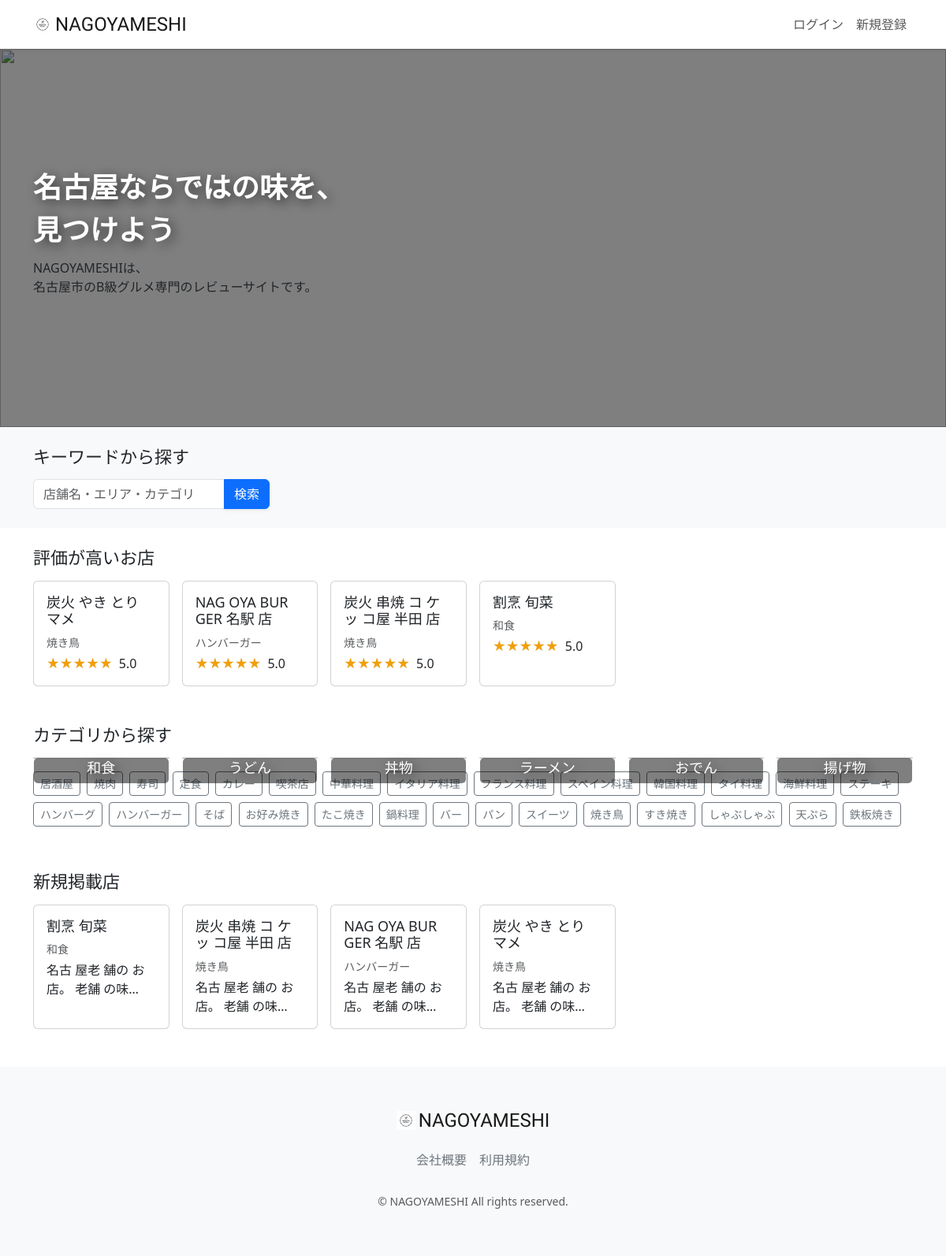
The page / on the database its author committed.
### restaurant/models.py (models this page shows, shortened)
class Restaurant(models.Model):
    name = models.CharField(verbose_name='店舗名', max_length=64)
    description = models.CharField(verbose_name='説明', max_length=128)
    price = models.CharField(verbose_name='価格帯', max_length=32)
    zip_code = models.CharField(verbose_name='郵便番号', max_length=32)
    address = models.CharField(verbose_name='住所', max_length=128)
    business_time = models.CharField(verbose_name='営業時間', max_length=64)
    close_day_of_week = models.CharField(verbose_name='定休日', max_length=32)
    seats_number = models.CharField(verbose_name='座席数', max_length=32)
    category = models.ForeignKey(Category, verbose_name='カテゴリー',
on_delete=models.PROTECT)
    rate = models.FloatField(verbose_name='レート', default=0.0)
    review_num = models.IntegerField(verbose_name='レビュー数', default=0)
    reservation_num = models.IntegerField(verbose_name='予約数', default=0)
    photo = models.ImageField(verbose_name='写真', blank=True, null=True)
    created_at = models.DateTimeField(verbose_name='作成日時', auto_now_add=True)
    updated_at = models.DateTimeField(verbose_name='更新日時', auto_now=True)
    class Meta:
        verbose_name_plural = 'Restaurant'

class Category(models.Model):
    name = models.CharField(verbose_name='カテゴリー名', max_length=64)
    photo = models.ImageField(verbose_name='写真', blank=True, null=True)
    class Meta:
        verbose_name_plural = 'Category'
    def __str__(self):
        return self.name

### restaurant/views.py (the view)
# urls.py: path("", views.TopPageView.as_view(), name="top_page"),
class TopPageView(generic.ListView):
    template_name = "top_page.html"
    model = models.Restaurant
    queryset = models.Restaurant.objects.order_by('-rate')
    context_object_name = 'restaurant_list'
    def get_context_data(self, **kwargs):
        if 'price_session' in self.request.session:
            self.request.session['price_session'] = 0
        if 'keyword_session' in self.request.session:
            self.request.session['keyword_session'] =''
        if 'category_session' in self.request.session:
            self.request.session['category_session'] =''
        if 'select_sort' in self.request.session:
            self.request.session['select_sort'] = '-created_at'
        context = super(TopPageView, self).get_context_data(**kwargs)
        category_list = models.Category.objects.all()
        new_restaurant_list = models.Restaurant.objects.all().order_by('-created_at')
        context.update({
            'category_list': category_list,
            'new_restaurant_list': new_restaurant_list,
        })
        return context

### restaurant/templates/top_page.html (shortened to what this page needs)
{% extends 'layout/base.html' %}
{% load static %}
{% block stylesheet %}
<link rel="stylesheet" href="https://cdn.jsdelivr.net/npm/swiper@8/swiper-bundle.min.css">
{% endblock %}
{% block content %}
<main>
  <div>
    <div class="swiper">
      <div class="swiper-wrapper">
        <div class="swiper-slide"><img src="{% static 'images/main/main1.jpeg' %}"></div>
          <div class="swiper-slide"><img src="{% static 'images/main/main3.jpeg' %}"></div>
          <div class="d-flex align-items-center overlay-background">
            <div class="container nagoyameshi-containeroverlay-text">
              <h1 class="text-white catchphrase-heading">名古屋ならではの味を、<br>見つけよう</h1>
                <p class="text-whitecatchphrase-paragraph">NAGOYAMESHIは、<br>名古屋市のB級グルメ専門のレビューサイトです。</p>
            </div>
        </div>
      </div>
    </div>
   </div>
    <div class="bg-light mb-4 py-4">
      <div class="container nagoyameshi-container">
        <h2 class="mb-3">キーワードから探す</h2>
            <form method="GET" action="{% url 'restaurant_list' %}" class="user-search-box">
                <div class="input-group">
                  <input type="text" class="form-control" placeholder="店舗名・エリア・カテゴリ" name="keyword">
                  <button type="submit" class="btn btn-primary text-white shadow-sm">検索</button>
                </div>
            </form>
        </div>
    </div>
  <div class="container nagoyameshi-container">
    <h2 class="mb-3">評価が高いお店</h2>
      <div class="row row-cols-xl-6 row-cols-md-3 row-cols-2 g-3 mb-5">
        {% for restaurant in restaurant_list %}
          <div class="col">
              <a href=" {% url 'restaurant_detail' restaurant.id %}" class="link-dark card-link">
                    <div class="card h-100">
                        <div class="card-body">
                          <h3 class="card-title">{{ restaurant.name }}</h3>
                            <div class="text-muted small mb-1">
                              <div class="d-inline-block">
                                {{ restaurant.category }}
                              </div>
                            </div>
                              <p class="card-text">
                                  <span class="star-rating me-1" data-rate="5"></span>
                                  5.0
                              </p>
                            </div>
                        </div>
                </a>
          </div>
  {% endfor %}
</div>
    <h2 class="mb-3">カテゴリから探す</h2>
      <div class="row row-cols-xl-6 row-cols-md-3 row-cols-2 g-3 mb-3">
        {% for category in category_list %}
        {% if forloop.counter < 7 %}
          <div class="col">
            <a href="{% url 'restaurant_list' %}?category={{ category.name }}&button_type=category %}"  class="card-link">
              <div class="card text-white">
                      <div class="card-img-overlay d-flex justify-content-center align-items-center overlay-background">
                        <h3 class="card-title category-name">{{ category.name }}</h3>
                      </div>
                </div>
            </a>
          </div>
        {% endif %}
        {% endfor %}
      </div>
  <div class="mb-5">
      {% for category in category_list %}
      {% if forloop.counter > 6 %}
        <a href="#" class="btn btn-outline-secondary btn-sm me-1 mb-2">{{ category.name }}</a>
      {% endif %}
      {% endfor %}
  </div>
      <h2 class="mb-3">新規掲載店</h2>
        <div class="row row-cols-xl-6 row-cols-md-3 row-cols-2 g-3 mb-5">
          {% for new_restaurant in new_restaurant_list %}
            <div class="col">
                <a href="{% url 'restaurant_detail' new_restaurant.id %}" class="link-dark card-link">
                  <div class="card h-100">
                      <div class="card-body">
                         <h3 class="card-title">{{ new_restaurant.name }}</h3>
                          <div class="text-muted small mb-1">
                            <div class="d-inline-block">
                              {{ new_restaurant.category }}
                            </div>
                          </div>
                            <p class="card-text">{{ new_restaurant.description | truncatechars:20 }}</p>
                      </div>
                  </div>
                </a>
            </div>
          {% endfor %}
        </div>
  </div>
</main>
{% endblock %}

### static/css/nagoyameshi.css (style rules this page uses)
h1 { font-size: 1.5rem; }
h2 { font-size: 1.375rem; }
h3 { font-size: 1.125rem; }
.user-search-box { max-width: 300px; }
a { text-decoration: none !important; }
.swiper { width: 100%; height: 480px; }
.swiper img { width: 100%; height: 480px; object-fit: cover; }
.overlay-background { position: absolute; width: 100%; height: 100%; background-color: rgba(0, 0, 0, 0.5); z-index: 10; }
.catchphrase-heading { font-size: 36px; line-height: 1.5; font-family: 'Noto Serif JP', serif; font-weight: 600; text-shadow: 0.25rem 0.25rem 1rem rgb(0 0 0 / 60%); }
.card-link { transition: 0.3s; }
.category-name { text-shadow: 0.25rem 0.25rem 1rem rgb(0 0 0 / 60%); }
.star-rating { position: relative; z-index: 0; display: inline-block; white-space: nowrap; color: #CCCCCC; }
.star-rating:before, .star-rating:after { content: '★★★★★'; }
.star-rating:after { position: absolute; z-index: 1; top: 0; left: 0; overflow: hidden; white-space: nowrap; color: #F29F05; }
.star-rating[data-rate="5"]:after { width: 100%; }

### rows shown on the page
Restaurant: name "炭火 やき とり マメ", category "焼き鳥", description "名古 屋老 舗の お 店。 老舗 の味…"
Restaurant: name "NAG OYA BUR GER 名駅 店", category "ハンバーガー", description "名古 屋老 舗の お 店。 老舗 の味…"
Restaurant: name "炭火 串焼 コ ケッ コ屋 半田 店", category "焼き鳥", description "名古 屋老 舗の お 店。 老舗 の味…"
Restaurant: name "割烹 旬菜", category "和食", description "名古 屋老 舗の お 店。 老舗 の味…"
Category: name "和食"
Category: name "うどん"
Category: name "丼物"
Category: name "ラーメン"
Category: name "おでん"
Category: name "揚げ物"
Category: name "居酒屋"
Category: name "焼肉"
Category: name "寿司"
Category: name "定食"
Category: name "カレー"
Category: name "喫茶店"
Category: name "中華料理"
Category: name "イタリア料理"
Category: name "フランス料理"
Category: name "スペイン料理"
Category: name "韓国料理"
Category: name "タイ料理"
Category: name "海鮮料理"
Category: name "ステーキ"
Category: name "ハンバーグ"
Category: name "ハンバーガー"
Category: name "そば"
Category: name "お好み焼き"
Category: name "たこ焼き"
Category: name "鍋料理"
Category: name "バー"
Category: name "パン"
Category: name "スイーツ"
Category: name "焼き鳥"
Category: name "すき焼き"
Category: name "しゃぶしゃぶ"
Category: name "天ぷら"
Category: name "鉄板焼き"
